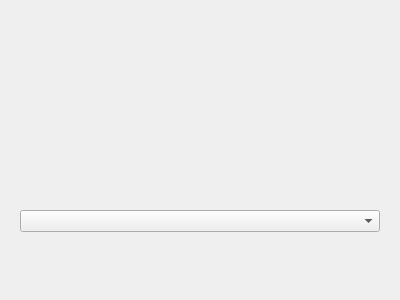
<?xml version="1.0" encoding="UTF-8"?>
<ui version="4.0">
 <class>Form</class>
 <widget class="QWidget" name="Form">
  <property name="geometry">
   <rect>
    <x>0</x>
    <y>0</y>
    <width>400</width>
    <height>300</height>
   </rect>
  </property>
  <property name="windowTitle">
   <string>Form</string>
  </property>
  <layout class="QVBoxLayout" name="verticalLayout">
   <item>
    <widget class="QWidget" name="widget_1" native="true">
     <layout class="QHBoxLayout" name="horizontalLayout"/>
    </widget>
   </item>
   <item>
    <widget class="QWidget" name="widget_2" native="true">
     <layout class="QVBoxLayout" name="verticalLayout_2">
      <item>
       <widget class="QComboBox" name="comboBox"/>
      </item>
     </layout>
    </widget>
   </item>
  </layout>
 </widget>
 <resources/>
 <connections/>
</ui>
